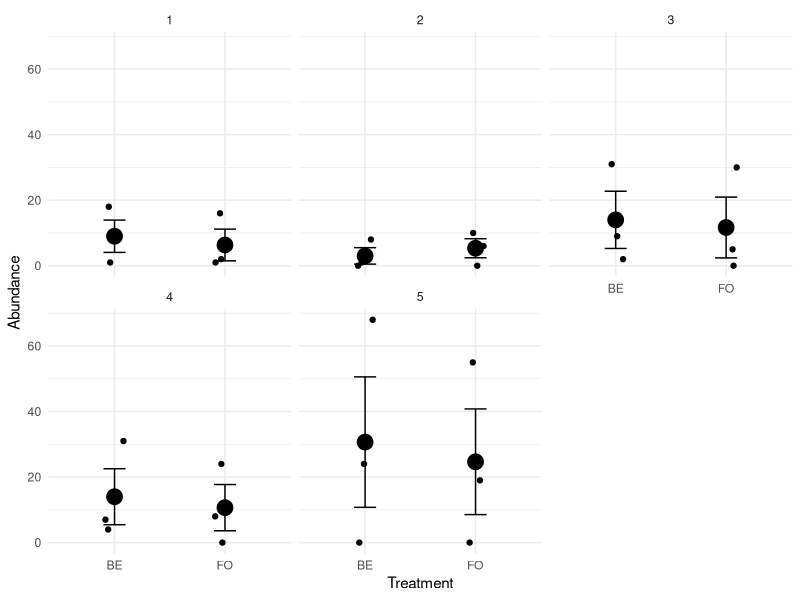
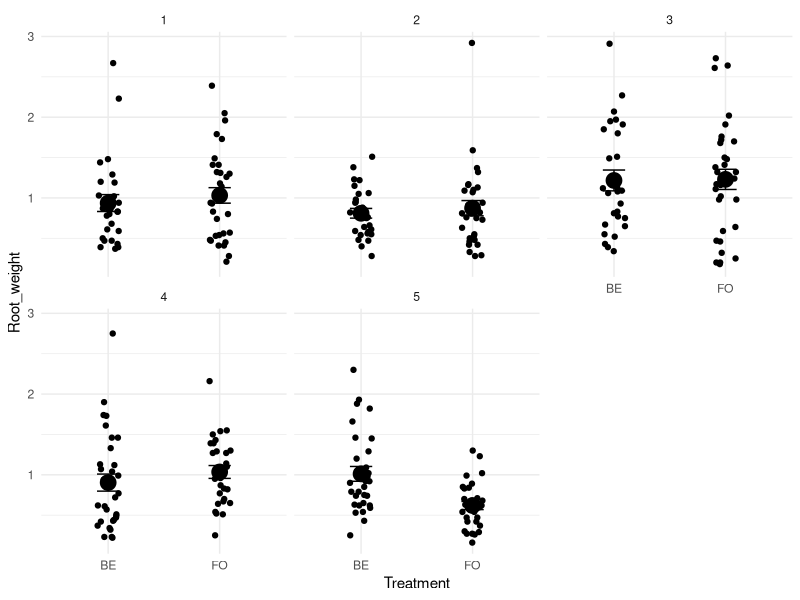
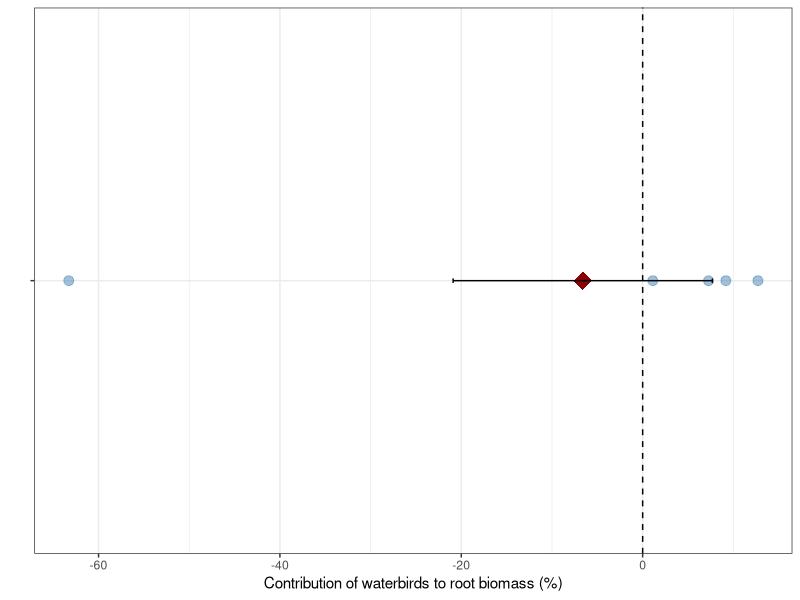
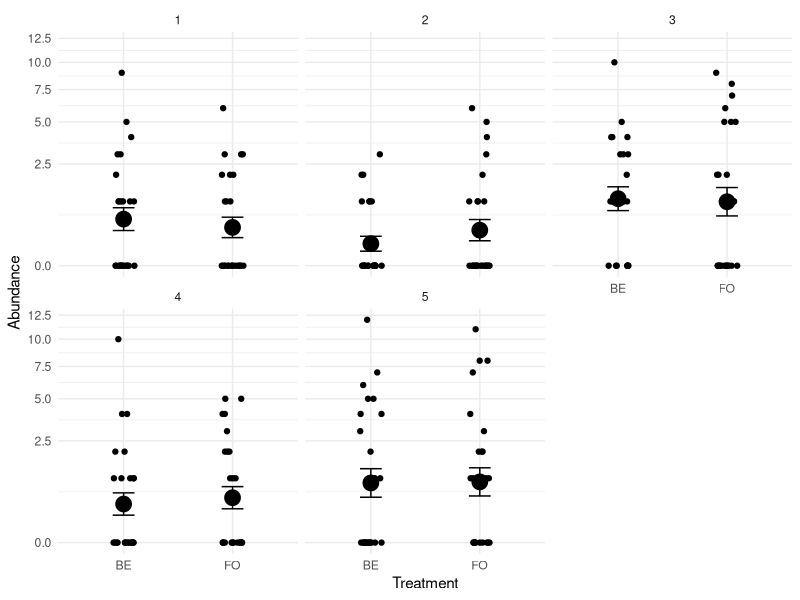
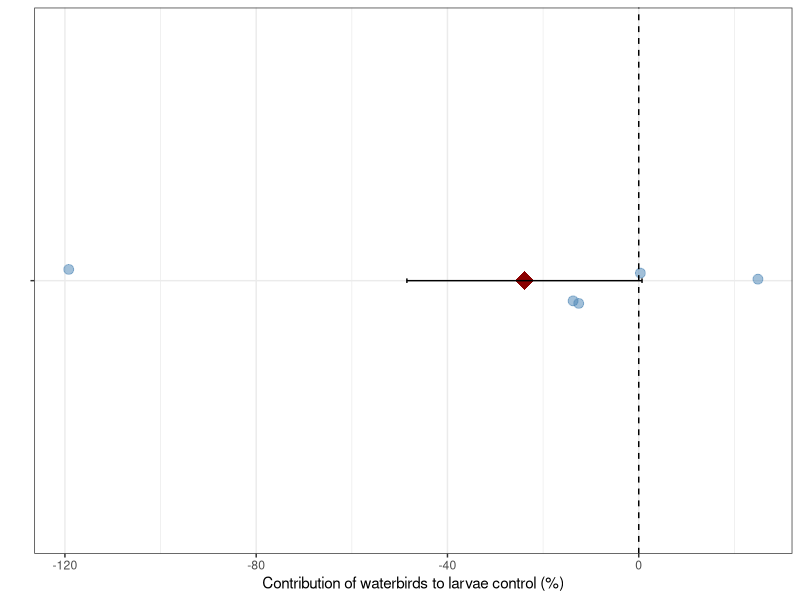
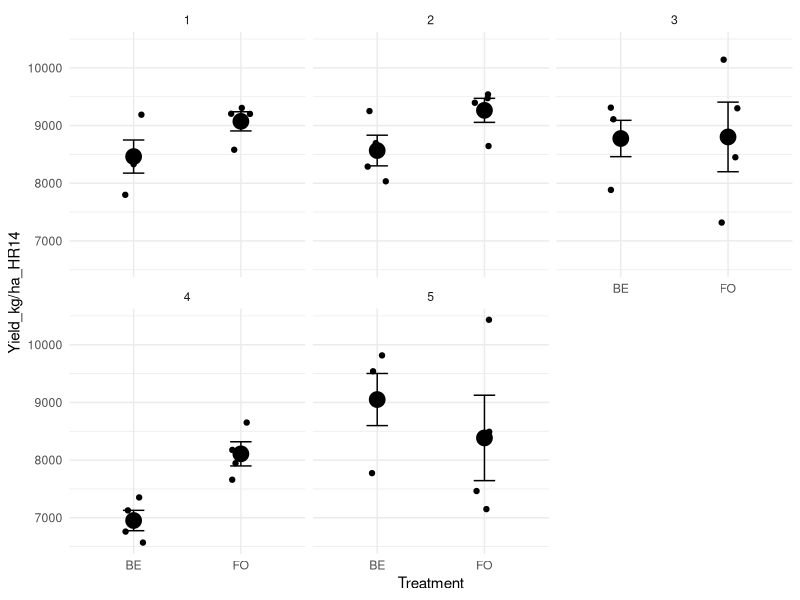
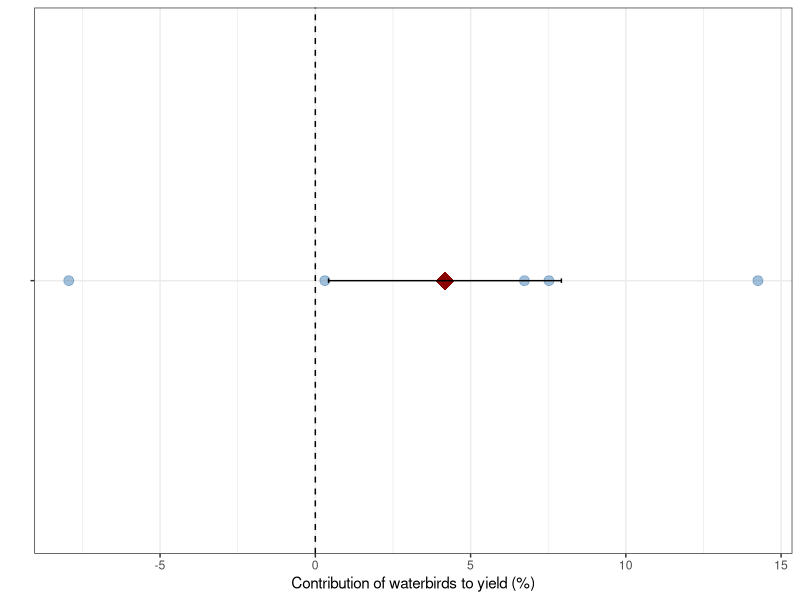
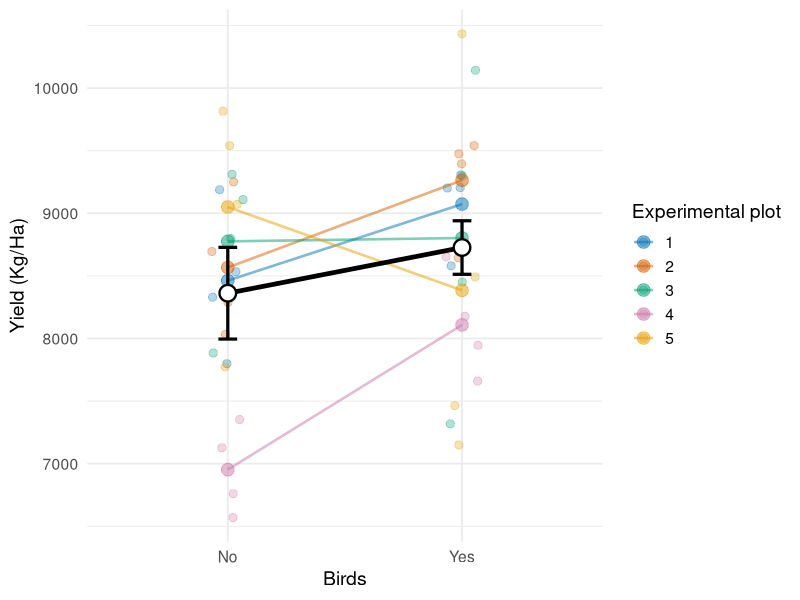

Write the R code that produced these figures, in order.
rm(list=ls())

library(tidyverse)

lisso_abundance <- read_csv2("data/modified/Lisso_abundance.csv")

lisso_filt <- lisso_abundance %>% 
  filter(Treatment %in% c("BE", "FO"))

ggplot(lisso_filt, aes(Treatment, Abundance)) +
  geom_jitter(width = 0.1, height = 0) +
  stat_summary(fun = mean, geom = "point", size = 5) +
  stat_summary(fun.data = "mean_se", geom = "errorbar", width = 0.2) +
  theme_minimal() +
  facet_wrap(~Field)



######################## ROOT BIOMASS ##################
root_biomass <- read_csv2("data/original/Root_dmg_tot.csv")
biomass_filt <- root_biomass %>% 
  filter(Date == "2025-06-30",
         Treatment %in% c("BE", "FO"),
         Root_weight < 3)


ggplot(biomass_filt, aes(Treatment, Root_weight)) +
  geom_jitter(width = 0.1, height = 0) +
  stat_summary(fun = mean, geom = "point", size = 5) +
  stat_summary(fun.data = "mean_se", geom = "errorbar", width = 0.2) +
  theme_minimal() +
  facet_wrap(~Field)


root_summ <- biomass_filt %>% 
  group_by(Field, Treatment) %>% 
  summarise(mean_root = mean(Root_weight))

root_wide <- root_summ %>%
  pivot_wider(
    id_cols = c(Field),
    names_from = Treatment,
    values_from = mean_root
  ) %>% 
  mutate(root_contribution = (((FO-BE)/(FO)))*100)

ggplot(root_wide, aes(x = "", y = root_contribution)) +
  geom_point(size = 3, alpha = 0.5, colour = "steelblue") +
  geom_hline(yintercept = 0, linetype = "dashed") +
  stat_summary(fun = "mean", geom = "point", shape = 18, size = 6, color = "darkred") +
  stat_summary(fun.data = "mean_se", geom = "errorbar", width = 0.01, color = "black") +
  #facet_wrap(~ funct_group,scale = "free_y") +
  labs(x = "",
       y = "Contribution of waterbirds to root biomass (%)") +
  theme_bw() +
  coord_flip()


########################LISSOROPTRHUS LARVAE##################
larvae <- read_csv2("data/original/Larvae.csv")
larvae_filt <- larvae %>% 
  filter(Treatment %in% c("BE", "FO"))

ggplot(larvae_filt, aes(Treatment, Abundance)) +
  geom_jitter(width = 0.1, height = 0) +
  stat_summary(fun = mean, geom = "point", size = 5) +
  stat_summary(fun.data = "mean_se", geom = "errorbar", width = 0.2) +
  theme_minimal() +
  facet_wrap(~Field) +
  scale_y_sqrt()

larvae_summ <- larvae_filt %>% 
  group_by(Field, Treatment) %>% 
  summarise(mean_larvae = mean(Abundance, na.rm =T))

larvae_wide <- larvae_summ %>%
  pivot_wider(
    id_cols = c(Field),
    names_from = Treatment,
    values_from = mean_larvae
  ) %>% 
  mutate(larvae_control_contribution = (((BE-FO)/(BE)))*100)

ggplot(larvae_wide, aes(x = "", y = larvae_control_contribution)) +
  geom_jitter(width = 0.05, size = 3, alpha = 0.5, colour = "steelblue") +
  geom_hline(yintercept = 0, linetype = "dashed") +
  stat_summary(fun = "mean", geom = "point", shape = 18, size = 6, color = "darkred") +
  stat_summary(fun.data = "mean_se", geom = "errorbar", width = 0.01, color = "black") +
  #facet_wrap(~ funct_group,scale = "free_y") +
  labs(x = "",
       y = "Contribution of waterbirds to larvae control (%)") +
  theme_bw() +
  coord_flip()


#################YIELD############################
yield <- read_csv2("data/original/Yield.csv")
yield_filt <- yield %>% 
  filter(Treatment %in% c("BE", "FO"))


ggplot(yield_filt, aes(Treatment, `Yield_kg/ha_HR14`)) +
  geom_jitter(width = 0.1, height = 0) +
  stat_summary(fun = mean, geom = "point", size = 5) +
  stat_summary(fun.data = "mean_se", geom = "errorbar", width = 0.2) +
  theme_minimal() +
  facet_wrap(~Field)

yield_summ <- yield_filt %>% 
  group_by(Field, Treatment) %>% 
  summarise(mean_yield = mean(`Yield_kg/ha_HR14`),
            sd = sd(`Yield_kg/ha_HR14`, na.rm = TRUE),
            n = sum(!is.na(`Yield_kg/ha_HR14`)),
            se = sd / sqrt(n),
            .groups = "drop"
  )

yield_global <- yield_summ %>%
  group_by(Treatment) %>%
  summarise(
    mean_global = mean(mean_yield, na.rm = TRUE),
    sd_global = sd(mean_yield, na.rm = TRUE),
    n = sum(!is.na(mean_yield)),
    se_global = sd_global / sqrt(n),
    .groups = "drop"
  )

yield_wide <- yield_summ %>%
  pivot_wider(
    id_cols = c(Field),
    names_from = Treatment,
    values_from = mean_yield
  ) %>% 
  mutate(yield_contribution = (((FO-BE)/(FO)))*100)

ggplot(yield_wide, aes(x = "", y = yield_contribution)) +
  geom_point(size = 3, alpha = 0.5, colour = "steelblue") +
  geom_hline(yintercept = 0, linetype = "dashed") +
  stat_summary(fun = "mean", geom = "point", shape = 18, size = 6, color = "darkred") +
  stat_summary(fun.data = "mean_se", geom = "errorbar", width = 0.01, color = "black") +
  #facet_wrap(~ funct_group,scale = "free_y") +
  labs(x = "",
       y = "Contribution of waterbirds to yield (%)") +
  theme_bw() +
  coord_flip()



t.test(yield_wide$FO, yield_wide$BE, paired = TRUE)


yield_filt$Treatment <- factor(yield_filt$Treatment, levels = c("BE", "FO"))



pd_jitter <- position_jitter(width = 0.07, height = 0)
pd_dodge  <- position_dodge(width = 0.15)
pal_cb <- c(
  "#0072B2", # azul
  "#D55E00", # rojo/naranja
  "#009E73", # verde
  "#CC79A7", # morado
  "#E69F00"  # amarillo/naranja
)


ggplot() +
  geom_jitter(
    data = yield_filt,
    aes(x = Treatment, y = `Yield_kg/ha_HR14`, color = as.factor(Field)),
    width = 0.07, height = 0,
    alpha = 0.30, size = 2.5
  ) +
  geom_line(
    data = yield_summ,
    aes(x = Treatment, y = mean_yield, group = as.factor(Field), color = as.factor(Field)),
    linewidth = 0.9, alpha = 0.5
  ) +
  # geom_errorbar(
  #   data = yield_summ,
  #   aes(x = Treatment, ymin = mean_yield - se, ymax = mean_yield + se, color = as.factor(Field)),
  #   width = 0.05, linewidth = 0.9
  # ) +
  geom_point(
    data = yield_summ,
    aes(x = Treatment, y = mean_yield, color = as.factor(Field)),
    size = 4,
    alpha = 0.5
  ) +
  # -------- capa global encima --------
geom_line(
  data = yield_global,
  aes(x = Treatment, y = mean_global, group = 1),
  inherit.aes = FALSE,
  linewidth = 1.6,
  color = "black"
) +
  
  geom_errorbar(
    data = yield_global,
    aes(x = Treatment,
        ymin = mean_global - se_global,
        ymax = mean_global + se_global,
        group = 1),
    inherit.aes = FALSE,
    width = 0.08,
    linewidth = 1.1,
    color = "black"
  ) +
  
  geom_point(
    data = yield_global,
    aes(x = Treatment, y = mean_global),
    inherit.aes = FALSE,
    size = 4.8,
    shape = 21,
    fill = "white",
    color = "black",
    stroke = 1.2
  ) +
  scale_x_discrete(labels = c("BE" = "No", "FO" = "Yes")) +
  scale_color_manual(values = pal_cb, name = "Experimental plot") +
  labs(
    x = "Birds",
    y = "Yield (Kg/Ha)",
  ) +
  theme_minimal(base_size = 14)


################MESOFAUNA EFFECTS ###############

Aquatic_predators <- read_csv2("data/modified/Aquatic_predators.csv")

#Filtering data
Aquatic_predators2 <- Aquatic_predators %>%
  filter(!is.na(Aquatic_predators$Taxa),
         #Stage != "RENAC",
         #Date < "2025-06-30",
         Treatment %in% c("BE", "FO"))
Aquatic_predators3 <- Aquatic_predators2 %>% 
  mutate(funct_group = case_when(
    Taxa %in% c("Pelophylax perezi", "Epidalea calamita") ~ "Amphibians",
    Taxa %in% c("Misgurnus anguillicaudatus", "Carassius sp", "Pseudorasbora sp",
                "Mugil sp", "Alburnus alburnus", "Gobio lozanoi" ) ~ "Fish",
    TRUE ~ "Procambarus clarkii")) %>% 
  group_by(Field, Treatment, funct_group) %>%
  filter(funct_group != "Fish") %>% 
  summarise(Abundance = sum(Abundance)) %>%
  ungroup()


predator_wide <- Aquatic_predators3 %>%
  pivot_wider(
    id_cols = c(Field, funct_group),
    names_from = Treatment,
    values_from = Abundance
  ) %>% 
  mutate(control_contribution = (((BE-FO)/(BE)))*100)

predator_wide


ggplot(predator_wide, aes(x = funct_group, y = control_contribution)) +
  geom_point(size = 3, alpha = 0.5, colour = "steelblue") +
  geom_hline(yintercept = 0, linetype = "dashed") +
  stat_summary(fun = "mean", geom = "point", shape = 18, size = 6, color = "darkred") +
  stat_summary(fun.data = "mean_se", geom = "errorbar", width = 0.01, color = "black") +
  #facet_wrap(~ funct_group,scale = "free_y") +
  labs(x = "",
       y = "Contribution of waterbirds to aquatic mesopredators (%)") +
  theme_bw() +
  coord_flip()




################ EMERGENCE EFFECTS ###############

emergence <- read_csv2("data/original/Emergence.csv")
emergence_filt <- emergence %>% 
  filter(Treatment %in% c("BE", "FO")) %>% 
  group_by(Field, Treatment, Taxa) %>% 
  summarise(Abundance = sum (Abundance))


ggplot(emergence_filt, aes(x = Treatment, y = Abundance)) +
  geom_jitter(width = 0.05, height = 0) +
  stat_summary(fun = "mean", geom = "point", shape = 18, size = 3, color = "red") +
  stat_summary(fun.data = "mean_se", geom = "errorbar", width = 0.2, color = "red") +
  facet_wrap(~ Taxa + Field,scale = "free_y") +
  labs(title = "Boxplot of Abundance by treatment",
       x = "Treatment",
       y = "Abundance") +
  theme_bw()
